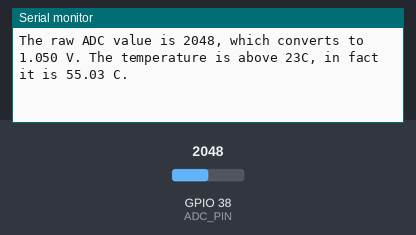
The sketch below on a simulated ESP32. Parts: the last lines printed to the serial monitor. The test bench sets the inputs (shaded band); at power-on: GPIO 38 (ADC_PIN) = 2048 (analog values on the 0–4095 scale).

Above: at 1.4 s.
1.5 s: GPIO 38 (ADC_PIN) set to 1497
At 2.0 s:
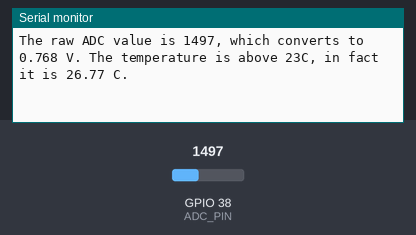
3.0 s: GPIO 38 (ADC_PIN) set to 1367
At 3.8 s:
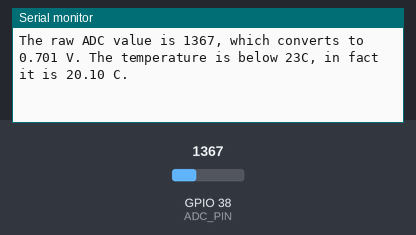

Measured:
- the behaviour switches between 1424 and 1423 on GPIO 38 (ADC_PIN) (found by bisection; images 1 and 2)
- after the input at 1.5 s, the serial monitor: prints a new line after 0.20 s (image 1)
- after the input at 3.0 s, the serial monitor: prints a new line after 0.36 s (image 2)

The sketch:

lab1_4.ino
```cpp
const int ADC_PIN = A2;
const int ADC_MAX = 4095;
const float VREF = 2.1;
const float THRESHOLD = 23.00;

void setup() {
  // put your setup code here, to run once:
    Serial.begin(460800);
    analogReadResolution(12);
}

void loop() {
  // put your main code here, to run repeatedly:
  analogSetPinAttenuation(ADC_PIN, ADC_6db);
  delay(50);

  int value = analogRead(ADC_PIN);
  float voltage = (value * VREF) / ADC_MAX;
  float temp = (voltage - 0.5) / 0.01;

  Serial.print("The raw ADC value is ");
  Serial.print(value);
  Serial.print(", which converts to ");
  Serial.print(voltage, 3);
  Serial.print(" V. The temperature is ");
  if (temp >= THRESHOLD) {
    Serial.print("above ");
  } else {
    Serial.print("below ");
  }
  Serial.print("23C, in fact it is ");
  Serial.print(temp, 2);
  Serial.println(" C.");

  delay(500);

}
```
